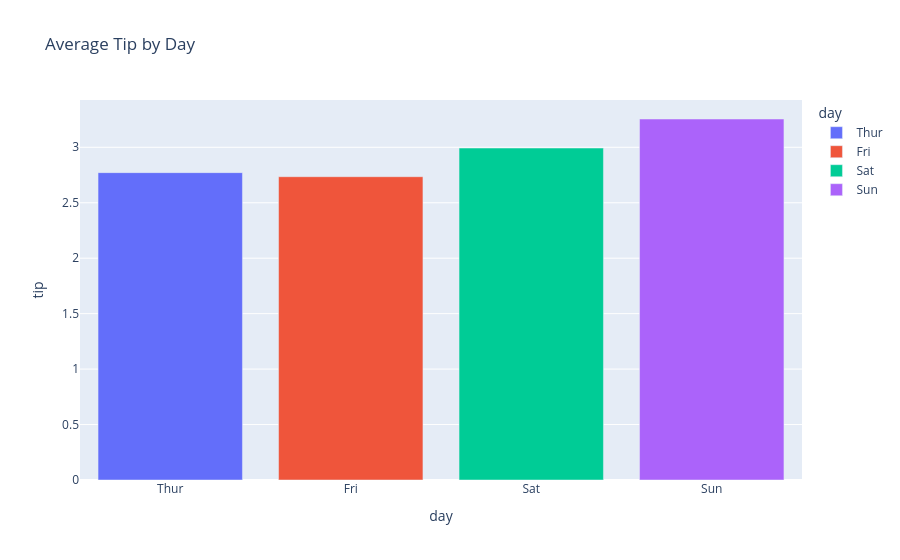

The cell this chart's notebook holds for it:
### Code cell
# Bar Plot
avg_tip = tips.groupby('day')['tip'].mean().reset_index()

fig = px.bar(avg_tip, x='day', y='tip', color='day', title='Average Tip by Day')
fig.show()

### Figure 1 — Plotly figure (JSON) as saved in the notebook; plotly's stock layout.template omitted (floating-point values rounded to 4 significant figures)
{"data": [{"alignmentgroup": "True", "hovertemplate": "day=%{x}<br>tip=%{y}<extra></extra>", "legendgroup": "Thur", "marker": {"color": "#636efa", "pattern": {"shape": ""}}, "name": "Thur", "offsetgroup": "Thur", "orientation": "v", "showlegend": true, "textposition": "auto", "type": "bar", "x": ["Thur"], "xaxis": "x", "y": [2.771], "yaxis": "y"}, {"alignmentgroup": "True", "hovertemplate": "day=%{x}<br>tip=%{y}<extra></extra>", "legendgroup": "Fri", "marker": {"color": "#EF553B", "pattern": {"shape": ""}}, "name": "Fri", "offsetgroup": "Fri", "orientation": "v", "showlegend": true, "textposition": "auto", "type": "bar", "x": ["Fri"], "xaxis": "x", "y": [2.735], "yaxis": "y"}, {"alignmentgroup": "True", "hovertemplate": "day=%{x}<br>tip=%{y}<extra></extra>", "legendgroup": "Sat", "marker": {"color": "#00cc96", "pattern": {"shape": ""}}, "name": "Sat", "offsetgroup": "Sat", "orientation": "v", "showlegend": true, "textposition": "auto", "type": "bar", "x": ["Sat"], "xaxis": "x", "y": [2.993], "yaxis": "y"}, {"alignmentgroup": "True", "hovertemplate": "day=%{x}<br>tip=%{y}<extra></extra>", "legendgroup": "Sun", "marker": {"color": "#ab63fa", "pattern": {"shape": ""}}, "name": "Sun", "offsetgroup": "Sun", "orientation": "v", "showlegend": true, "textposition": "auto", "type": "bar", "x": ["Sun"], "xaxis": "x", "y": [3.255], "yaxis": "y"}], "layout": {"barmode": "relative", "legend": {"title": {"text": "day"}, "tracegroupgap": 0}, "title": {"text": "Average Tip by Day"}, "xaxis": {"anchor": "y", "categoryarray": ["Thur", "Fri", "Sat", "Sun"], "categoryorder": "array", "domain": [0, 1], "title": {"text": "day"}}, "yaxis": {"anchor": "x", "domain": [0, 1], "title": {"text": "tip"}}}}
